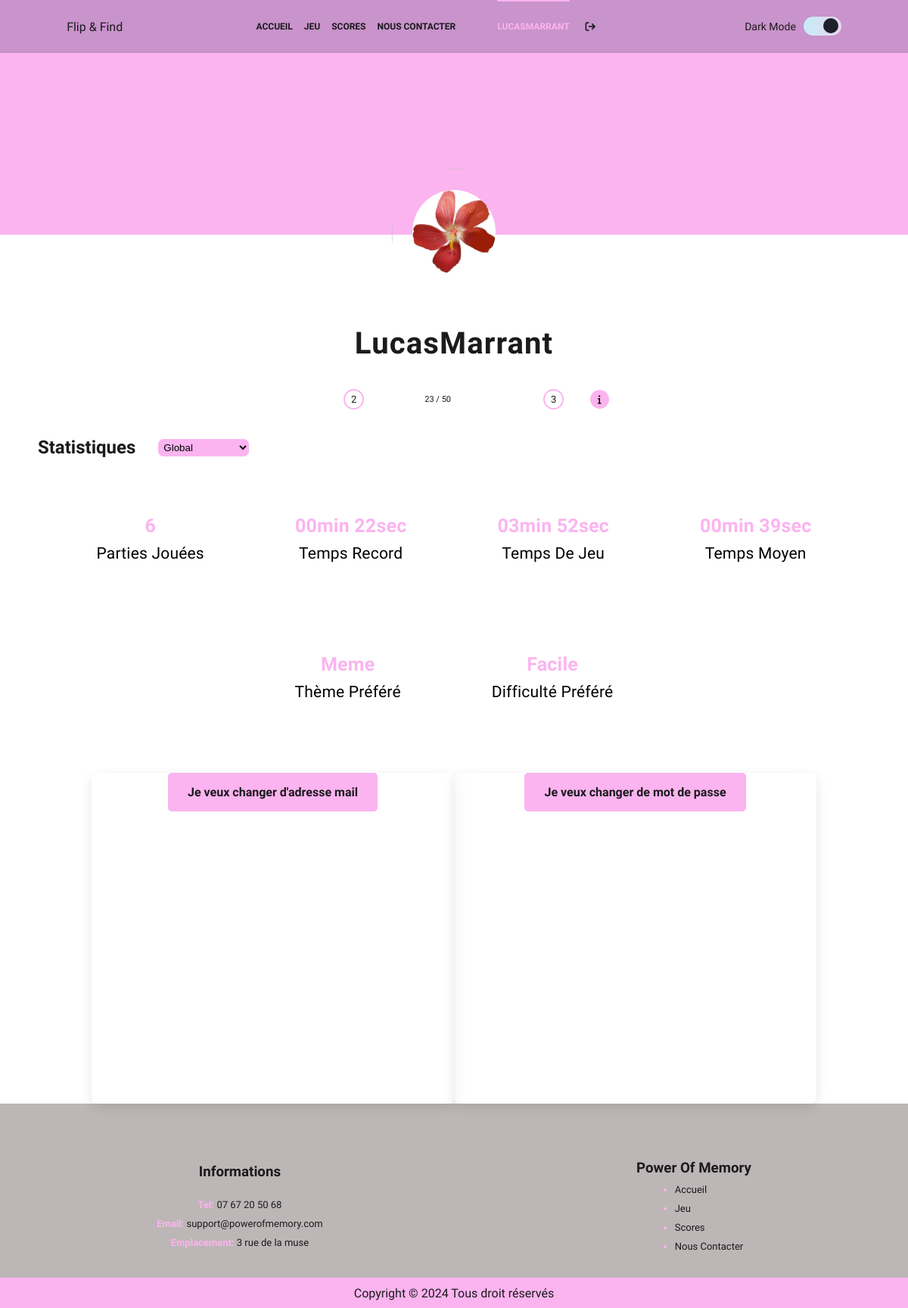
/myAccount.php (signed in), run on the app's committed database.
### tables this page shows
CREATE TABLE `utilisateur` (
  `identifiant` int NOT NULL,
  `email` varchar(255) NOT NULL,
  `mot_de_passe` varchar(256) NOT NULL,
  `pseudo` varchar(18) NOT NULL,
  `date_temps_insc` datetime NOT NULL DEFAULT CURRENT_TIMESTAMP,
  `date_temps_derniere_co` datetime NOT NULL DEFAULT CURRENT_TIMESTAMP,
  `level` int NOT NULL,
  `xp` int NOT NULL,
  `goal_xp` int NOT NULL
);

CREATE TABLE `score` (
  `identifiant` int NOT NULL,
  `id_joueur` int NOT NULL,
  `id_jeu` int NOT NULL DEFAULT '1',
  `difficulte` text NOT NULL,
  `score` int NOT NULL,
  `date_temps_partie` datetime NOT NULL DEFAULT CURRENT_TIMESTAMP,
  `theme` text NOT NULL
);

### utils/common.php (called while the page is built, shortened)
<?php
function get_utilisateur_name(){
    global $db;
    $name = $db->prepare("SELECT pseudo FROM utilisateur WHERE identifiant = :identifiant;");
    $name->execute(array("identifiant" => $_SESSION["id"]));
    $name = $name->fetch();
    return $name["pseudo"];
}
function get_name_for_header(){
    if (isset($_SESSION["id"])) {
        return  get_utilisateur_name();
    }else{
        return "";
    }
}
function getTimeInHoursMinutes($seconds) {
    $t = round($seconds);
    if($t <= 3600){
        return sprintf('%02dmin %02dsec', floor($t/60)%60, $t%60);
    }
    else{
        return sprintf('%02dh%02dmin%02dsec', $t/3600, floor($t/60)%60, $t%60);
    }
}
?>

### myAccount.php (the view, shortened to what this page needs)
<!DOCTYPE html>
<html lang="en">
<?php
$pageTitle = 'MonCompte'; ?>
<?php include('partials/head.php') ?>
<body class="myaccount">
<?php include('partials/header.php'); ?>
<?php
$db = connectToDbAndGetPdo();
$id = $_SESSION['id'];
$req = $db->prepare("SELECT COUNT(*) AS partie_joue FROM score WHERE id_joueur = $id");
$req->execute();
$game_played = $req->fetch();
$score_allTime = 0;
$allScore = 0;
$mediumTime = 0;
$favTheme['theme'] = "Aucun";
$favDifficulty['difficulte'] = "Aucun";
$stat_class = "";
if(isset($_SESSION["id"])){
    if($game_played['partie_joue'] > 0){
        $req = $db->prepare("SELECT COUNT(*) AS partie_joue FROM score WHERE id_joueur = $id");
        $req->execute();
        $game_played = $req->fetch();
        $req = $db->prepare("SELECT score FROM score WHERE id_joueur = $id ORDER BY score ASC LIMIT 1;");
        $req->execute();
        $score_allTime = $req->fetch();
        $score_allTime = getTimeInHoursMinutes($score_allTime['score']);
        $req = $db->prepare("SELECT theme, COUNT(theme) AS favorite_theme
                            FROM score
                            WHERE id_joueur = $id
                            GROUP BY theme
                            ORDER BY favorite_theme DESC
                            LIMIT 1");
        $req->execute();
        $favTheme = $req->fetch();
        $req = $db->prepare("SELECT difficulte, COUNT(difficulte) AS favorite_diff
                            FROM score
                            WHERE id_joueur = $id
                            GROUP BY difficulte
                            ORDER BY favorite_diff DESC
                            LIMIT 1");
        $req->execute();
        $favDifficulty = $req->fetch();
        $req = $db->prepare("SELECT SUM(score) AS total_score FROM score WHERE id_joueur = $id ORDER BY score ASC LIMIT 1;");
        $req->execute();
        $allscoreSec = $req->fetch();
        $allScore = getTimeInHoursMinutes($allscoreSec['total_score']);
        $mediumTime = getTimeInHoursMinutes($allscoreSec['total_score'] / $game_played['partie_joue']);
    }
}
else{
    $stat_class = "displayNone";
}
?>
    <form class="photo_profileForm" action="myAccount.php" method="post" enctype="multipart/form-data">
        <label for="photo">
            <div class="PhotoProfile">
                <img src="" alt="" id="avatarBorder">
            </div>
        </label>
    </form>
<section class="flex flex_column flex_center flex_align" style="gap: 50px">
    <div class="profile">
        <h1 class="h1Title animate__animated animate__fadeInDown">
            <?php if (isset($_SESSION["id"])) {
                echo get_name_for_header();
            } ?></h1>
        <div class="progressbar">
            <div class="progressbar_number">
                <p id="level">2</p>
            </div>
            <div class="progressbar_inner">
                <p><span id="xp">23</span> / <span id="goal_xp">50</span></p>
            </div>
            <div class="progressbar_number deux">
                <p id="next_level">3</p>
            </div>
            <div class="progressbar_info">
                <div>
                    <i class="fa-solid fa-info fa-xs"></i>
                </div>
            </div>
        </div>
        <div class="<?php echo $stat_class ?> stat">
            <div class="flex flex_align" style="gap: 30px">
                <h2>Statistiques</h2>
                <select name="stat_categorie" id="stat_categorie" onchange="changeStatisticCategory()">
                    <option value="Global" selected>Global</option>
                </select>
            </div>
            <div class="stat_inner Global category">
                <div class="stat_component flex_allCenter">
                    <p><?php echo "<span> {$game_played['partie_joue']} </span>" ?> Parties Jouées</p>
                </div>
                <div class="stat_component flex_allCenter">
                    <p><?php echo "<span> {$score_allTime} </span>" ?> Temps Record</p>
                </div>
                <div class="stat_component flex_allCenter">
                    <p><?php echo "<span> {$allScore} </span>" ?> Temps De Jeu</p>
                </div>
                <div class="stat_component flex_allCenter">
                    <p><?php echo "<span> {$mediumTime} </span>" ?> Temps Moyen</p>
                </div>
                <div class="stat_component flex_allCenter">
                    <p><?php echo "<span> {$favTheme['theme']} </span>" ?> Thème Préféré</p>
                </div>
                <div class="stat_component flex_allCenter">
                    <p><?php echo "<span> {$favDifficulty['difficulte']} </span>" ?> Difficulté Préféré</p>
                </div>
            </div>
        </div>
    </div>
    <div class="flex flex_align flex_wrap flex_center">
        <form action="myAccount.php" method="post" class="flex flex_column flex_center" style="width: auto; gap: 70px">
            <div class="FORMULAIRE">
                <div>
                    <label for="change_email">
                        <p>Je veux changer d'adresse mail</p>
                    </label>
                </div>
            </div>
        </form>
        <form action="myAccount.php" method="post" class="flex flex_column flex_center" style="width: auto; gap: 70px">
            <div class="FORMULAIRE">
                <div>
                    <label for="change_mdp">
                        <p>Je veux changer de mot de passe</p>
                    </label>
                </div>
            </div>
        </form>
    </div>
</section>
<?php include('partials/footer.php'); ?>
</body>
</html>

### partials/header.php (shortened to what this page needs)
<!DOCTYPE html>
<html lang="en">
<body>
<?php
$HeaderClass = "header_second";
?>
<header class="<?php echo $HeaderClass ?>">
    <?php
    $linkRootPage = "";
    $connected = "";
    $notconnected = "displayNone";
    if (isset($_SESSION["id"])) {
        $connected = "displayNone";
        $notconnected = "";
    }
    require("$linkRootPage" . "utils/common.php");
    if ($pageTitle == 'Accueil') {
        ?>
        <div class="background_img"></div>
        <nav>
            <p class="title animate__animated animate__fadeInDown">Flip &
                <button>Find</button>
            </p>
            <input type="checkbox" id="menu">
            <label for="menu">
                <i class="fa-solid fa-bars fa-2xl"></i>
            </label>
            <ul class="ul_menu">
                <li class="active animate__animated animate__fadeInDown"><a href="index.php" class="active">Accueil</a>
                </li>
                <li class="active animate__animated animate__fadeInDown"><a href="#themes">Jeu</a></li>
                <li class="active animate__animated animate__fadeInDown"><a href="scores.php">Scores</a></li>
                <li class="active animate__animated animate__fadeInDown"><a href="../../Contact.php">Nous contacter</a>
                </li>
                <li class="<?php echo $connected ?> login animate__animated animate__fadeInDown">
                    <a href="../../login.php">
                        <i class="fa-solid fa-right-to-bracket fa-xl"></i>
                        <span class="displayNoneNav">Se connecter</span></a></li>
                <li class="<?php echo $connected ?> animate__animated animate__fadeInDown">
                    <a href="../../Inscription.php">
                        <i class="fa-solid fa-address-card fa-xl"></i>
                        <span class="displayNoneNav">S'enregistrer</span></a></li>
                <li class="pseudo animate__animated animate__fadeInDown">
                    <a href="../../myAccount.php">
                            <?php if (isset($_SESSION["id"])) {
                                echo get_name_for_header();
                            } ?>
                    </a>
                </li>
                <li class="<?php echo $notconnected ?> animate__animated animate__fadeInDown">
                    <a href="<?php echo $linkRootPage ?>logout.php">
                        <button type="submit" name="logout" class="Connexion animate__animated animate__fadeInUp">
                            <i class="fa-solid fa-arrow-right-from-bracket"></i>
                        </button>
                        <span class="displayNoneNav">Déconnexion</span>
                    </a></li>
                <li class="<?php echo $notconnected ?> animate__animated animate__fadeInDown">
                    <div class="progressbar">
                        <div class="progressbar_number">
                            <p id="level">2</p>
                        </div>
                        <div class="progressbar_inner">
                            <p><span id="xp">23</span> / <span id="goal_xp">50</span></p>
                        </div>
                        <div class="progressbar_number deux">
                            <p id="next_level">3</p>
                        </div>
                    </div>
                </li>
            </ul>
            <div class="darkmode login animate__animated animate__fadeInDown">
                <p>Dark Mode</p>
                <div class="select">
                    <label class="switch">
                        <input id="theme-toggle" type="checkbox" name="Mode" onclick="ToggleTheme(this)">
                        <span class="slider round"></span>
                    </label>
                </div>
            </div>
            <div class="absolute_center">
                <h1 class="animate__animated animate__fadeInLeft">L'Ultime memory <br> pour tous !</h1>
                <p class="animate__animated animate__fadeInRight">Venez challenger les cerveaux les plus agiles !</p>
                <a href="#themes" class="button animate__animated animate__fadeInLeft">Jouer !</a>
            </div>
        </nav>
        <?php
    } else {
        ?>
        <nav>
            <p class="animate__animated animate__fadeInDown">Flip & Find</p>
            <ul class="ul_menu">
                <li class="animate__animated animate__fadeInDown"><a
                            href="<?php echo $linkRootPage ?>games/memory/index.php">Accueil</a></li>
                <li class="animate__animated animate__fadeInDown"><a
                            class="<?= $pageTitle == 'Memory' ? 'active' : ''; ?>"
                            href="<?php echo $linkRootPage ?>games/memory/index.php#themes">Jeu</a></li>
                <li class="animate__animated animate__fadeInDown"><a
                            class="<?= $pageTitle == 'Score' ? 'active' : ''; ?>"
                            href="<?php echo $linkRootPage ?>games/memory/scores.php">Scores</a></li>
                <li class="animate__animated animate__fadeInDown"><a
                            class="<?= $pageTitle == 'Contact' ? 'active' : ''; ?>"
                            href="<?php echo $linkRootPage ?>Contact.php">Nous contacter</a></li>
                <li class="pseudo animate__animated animate__fadeInDown"><a
                            class="<?= $pageTitle == 'MonCompte' ? 'active' : ''; ?>"
                            href="<?php echo $linkRootPage ?>myAccount.php">
                        <?php if (isset($_SESSION["id"])) {
                                echo get_name_for_header();
                            } ?>
                    </a></li>
                <li class="<?php echo $notconnected ?> animate__animated animate__fadeInDown">
                    <a href="<?php echo $linkRootPage ?>logout.php">
                        <button type="submit" name="logout" class="Connexion animate__animated animate__fadeInUp">
                            <i class="fa-solid fa-arrow-right-from-bracket"></i>
                        </button>
                    </a></li>
            </ul>
            <div class="darkmode login animate__animated animate__fadeInDown">
                <p>Dark Mode</p>
                <div class="select">
                    <label class="switch">
                        <span class="slider round"></span>
                    </label>
                </div>
            </div>
        </nav>
        <?php
    }
    ?>
</header>
</body>
</html>

### data on the page
utilisateur: pseudo "LUCASMARRANT", pseudo "LucasMarrant"
score: score "00min 22sec"

### other printed values
$game_played['partie_joue'] "6"
$allScore "03min 52sec"
$mediumTime "00min 39sec"
$favTheme['theme'] "Meme"
$favDifficulty['difficulte'] "Facile"
